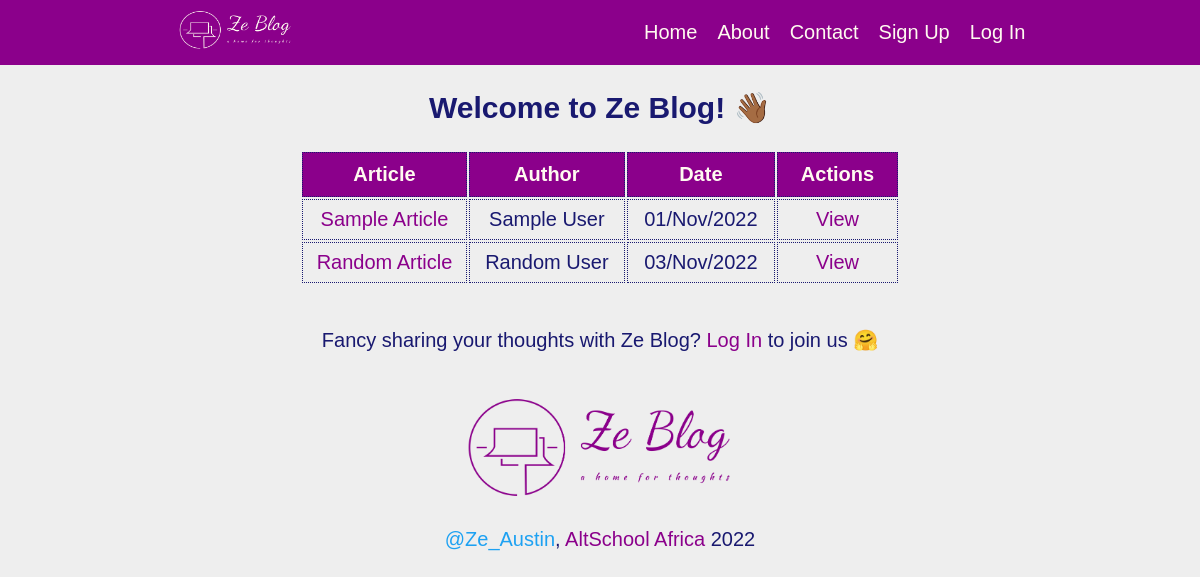
The page / on the database its author committed.
### app.py (models this page shows, shortened)
class Article(db.Model):
    __tablename__ = "articles"
    id = db.Column(db.Integer, primary_key=True)
    title = db.Column(db.String(80), nullable=False)
    content = db.Column(db.String, nullable=False)
    created_on = db.Column(db.DateTime, default=datetime.now())
    user_id = db.Column(db.Integer, db.ForeignKey(
        "users.id"), unique=False, nullable=False)
    author = db.Column(db.String, nullable=False)
    created_by = db.relationship("User", back_populates="articles_by")

### app.py (the view)
@app.route('/')
def index():
    articles = Article.query.all()
    context = {
        "articles": articles
    }
    return render_template('index.html', **context)

### templates/index.html (shortened to what this page needs)
{% extends 'base.html' %} {% block content %}
{% if current_user.is_authenticated %}
<h2>Welcome to Ze Blog, {{current_user.username}}! <span class="wave">👋🏾</span></h2>
{% else %}
<h2>Welcome to Ze Blog! <span class="wave">👋🏾</span></h2>
{% endif %}
{% if articles %}
<div class="table_wrapper">
  <table>
    <thead>
      <th>Article</th>
      <th>Author</th>
      <th>Date</th>
      <th>Actions</th>
    </thead>
    <tbody>
      {% for article in articles %}
      {% if current_user.id == article.user_id %}
      <tr>
        <td><a href="/article/{{article.id}}/">{{article.title}}</a></td>
        <td>{{article.author}}</td>
        <td>{{article.created_on.strftime('%d/%b/%Y')}}</td>
        <td>
          <a href="/edit/{{article.id}}/">Edit</a>
          <a href="/delete/{{article.id}}/">Delete</a>
        </td>
      </tr>
      {% else %}
      <tr>
        <td><a href="/article/{{article.id}}/">{{article.title}}</a></td>
        <td>{{article.author}}</td>
        <td>{{article.created_on.strftime('%d/%b/%Y')}}</td>
        <td>
          <a href="/article/{{article.id}}/">View</a>
        </td>
      </tr>
      {% endif %}
      {% endfor %}
    </tbody>
  </table>
</div>
<br>
{% if current_user.is_authenticated %}
<p><a href="{{url_for('contribute')}}" class="button">Contribute</a></p>
{% else %}
<p>Fancy sharing your thoughts with Ze Blog? <a href="{{url_for('login')}}">Log In</a> to join us 🤗</p>
{% endif %}
{% endif %} {% endblock content %}

### static/css/main.css (style rules this page uses)
* { font-family: Arial, Helvetica, sans-serif; box-sizing: border-box; }
body { margin: 0; text-align: center; background-color: #eee; color: midnightblue; font-size: 20px; }
a { text-decoration: none; color: darkmagenta; }
.wave { animation-name: wave-animation; animation-duration: 2.5s; animation-iteration-count: infinite; transform-origin: 70% 70%; display: inline-block; }
.table_wrapper { width: 100%; margin: auto; overflow-x: auto; white-space: nowrap; }
th { width: 200px; background-color: darkmagenta; color: floralwhite; padding: 10px; border: 1px dotted midnightblue; }
td { padding: 8px; border: 1px dotted midnightblue; }
p { margin: 1em; }

### rows shown on the page
Article: title "Sample Article", author "Sample User", created_on "01/Nov/2022"
Article: title "Random Article", author "Random User", created_on "03/Nov/2022"
